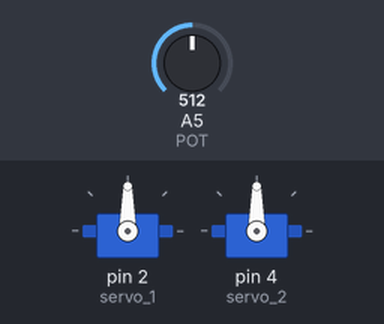
Bench run of a sketch on a simulated Arduino Uno, built with avr-gcc and run on an emulated ATmega328P. On the bench: 2 × servo. Inputs (shaded band) come from the test bench; at power-on: A5 (POT) = 512.

Above: at 3.4 s.
3.5 s: A5 (POT) set to 716
At 7.7 s:
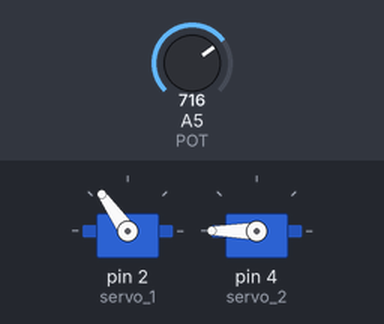
8.4 s: A5 (POT) set to 900
At 13.0 s:
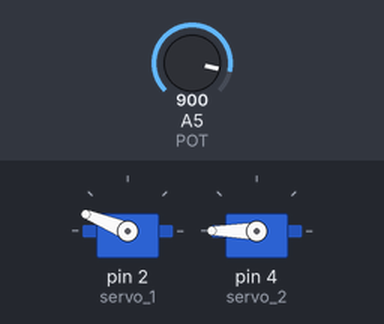
13.7 s: A5 (POT) set to 1023
At 18.3 s:
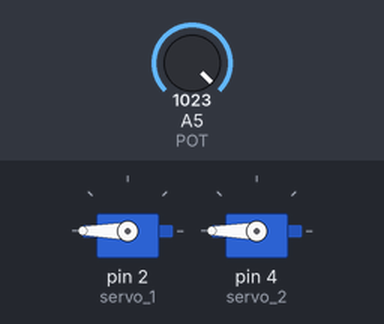
19.0 s: A5 (POT) set to 306
At 23.6 s:
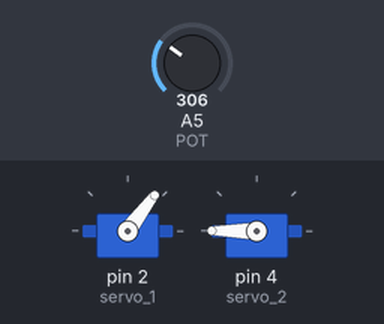
24.3 s: A5 (POT) set to 122
At 28.9 s:
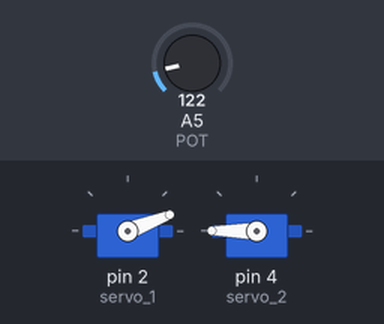
Timing chart, 0 to 30.6 s (numbered marks = the images above; inputs shaded):
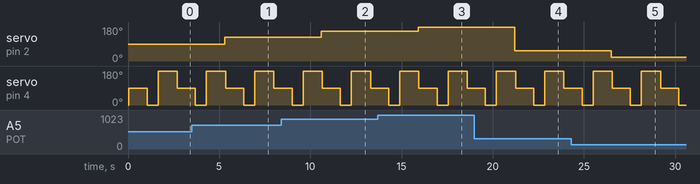

Measured:
- after the input at 3.5 s, servo on pin 2 (servo_1): 90° → 125° after 1.8 s
- after the input at 8.4 s, servo on pin 2 (servo_1): 125° → 158° after 2.2 s
- after the input at 13.7 s, servo on pin 2 (servo_1): 158° → 180° after 2.2 s
- after the input at 19.0 s, servo on pin 2 (servo_1): 180° → 53° after 2.2 s
- after the input at 24.3 s, servo on pin 2 (servo_1): 53° → 21° after 2.2 s

The sketch:

micro_servo1.ino
```cpp
#include <Servo.h>

#define POT A5

Servo servo_1;
int angle_servo_1;

Servo servo_2;
int angle_servo_2;


void setup()
{
  servo_1.attach(2);
  angle_servo_1 = 0;
  servo_1.write(angle_servo_1);

  servo_2.attach(4);
  angle_servo_2 = 0;
  servo_2.write(angle_servo_2);
}

void loop()
{
  angle_servo_1 = map(analogRead(POT), 0, 1023, 0, 180);
  servo_1.write(angle_servo_1);
  delay(50);

  servo_2.write(90);
  delay(1000);
  servo_2.write(0);
  delay(600);
  servo_2.write(180);
  delay(1000);

}
```
